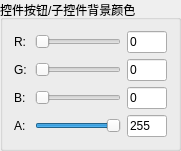
        <widget class="QGroupBox" name="groupBox_21">
         <property name="geometry">
          <rect>
           <x>370</x>
           <y>10</y>
           <width>181</width>
           <height>138</height>
          </rect>
         </property>
         <property name="maximumSize">
          <size>
           <width>300</width>
           <height>138</height>
          </size>
         </property>
         <property name="title">
          <string>控件按钮/子控件背景颜色</string>
         </property>
         <layout class="QGridLayout" name="gridLayout_5">
          <item row="0" column="0">
           <widget class="QLabel" name="label_35">
            <property name="minimumSize">
             <size>
              <width>15</width>
              <height>0</height>
             </size>
            </property>
            <property name="text">
             <string>R:</string>
            </property>
           </widget>
          </item>
          <item row="4" column="0">
           <widget class="QLabel" name="label_34">
            <property name="minimumSize">
             <size>
              <width>15</width>
              <height>0</height>
             </size>
            </property>
            <property name="text">
             <string>A:</string>
            </property>
           </widget>
          </item>
          <item row="4" column="2">
           <widget class="QLineEdit" name="lineEdit_17">
            <property name="maximumSize">
             <size>
              <width>40</width>
              <height>16777215</height>
             </size>
            </property>
            <property name="text">
             <string>255</string>
            </property>
           </widget>
          </item>
          <item row="3" column="2">
           <widget class="QLineEdit" name="lineEdit_16">
            <property name="maximumSize">
             <size>
              <width>40</width>
              <height>16777215</height>
             </size>
            </property>
            <property name="text">
             <string>0</string>
            </property>
           </widget>
          </item>
          <item row="2" column="2">
           <widget class="QLineEdit" name="lineEdit_15">
            <property name="maximumSize">
             <size>
              <width>40</width>
              <height>16777215</height>
             </size>
            </property>
            <property name="text">
             <string>0</string>
            </property>
           </widget>
          </item>
          <item row="0" column="2">
           <widget class="QLineEdit" name="lineEdit_14">
            <property name="maximumSize">
             <size>
              <width>40</width>
              <height>16777215</height>
             </size>
            </property>
            <property name="text">
             <string>0</string>
            </property>
           </widget>
          </item>
          <item row="2" column="0">
           <widget class="QLabel" name="label_32">
            <property name="minimumSize">
             <size>
              <width>15</width>
              <height>0</height>
             </size>
            </property>
            <property name="text">
             <string>G:</string>
            </property>
           </widget>
          </item>
          <item row="3" column="0">
           <widget class="QLabel" name="label_33">
            <property name="minimumSize">
             <size>
              <width>15</width>
              <height>0</height>
             </size>
            </property>
            <property name="text">
             <string>B:</string>
            </property>
           </widget>
          </item>
          <item row="0" column="1">
           <widget class="QSlider" name="horizontalSlider_14">
            <property name="maximum">
             <number>255</number>
            </property>
            <property name="orientation">
             <enum>Qt::Horizontal</enum>
            </property>
           </widget>
          </item>
          <item row="2" column="1">
           <widget class="QSlider" name="horizontalSlider_15">
            <property name="minimumSize">
             <size>
              <width>0</width>
              <height>0</height>
             </size>
            </property>
            <property name="maximum">
             <number>255</number>
            </property>
            <property name="orientation">
             <enum>Qt::Horizontal</enum>
            </property>
           </widget>
          </item>
          <item row="3" column="1">
           <widget class="QSlider" name="horizontalSlider_16">
            <property name="maximum">
             <number>255</number>
            </property>
            <property name="orientation">
             <enum>Qt::Horizontal</enum>
            </property>
           </widget>
          </item>
          <item row="4" column="1">
           <widget class="QSlider" name="horizontalSlider_17">
            <property name="maximum">
             <number>255</number>
            </property>
            <property name="value">
             <number>255</number>
            </property>
            <property name="orientation">
             <enum>Qt::Horizontal</enum>
            </property>
           </widget>
          </item>
         </layout>
        </widget>
